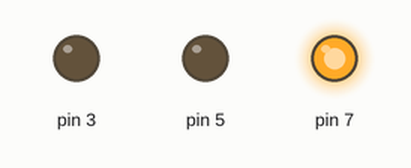
Simulated run of this sketch. Board: Arduino Uno, built with avr-gcc and run on an emulated ATmega328P. On the bench: output pins drawn as LEDs (lit = HIGH).

Above: at 0.5 s.
At 2.2 s:
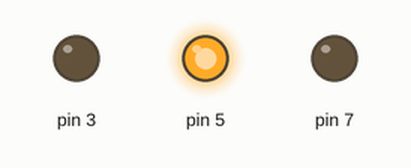
At 3.5 s:
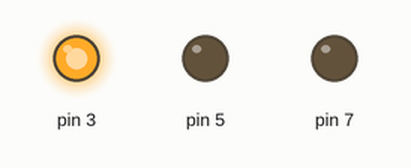
At 4.5 s:
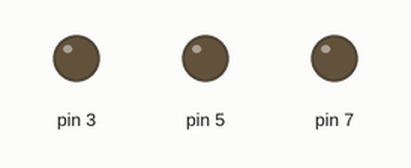
Timing chart, 0 to 6.5 s (numbered marks = the images above):
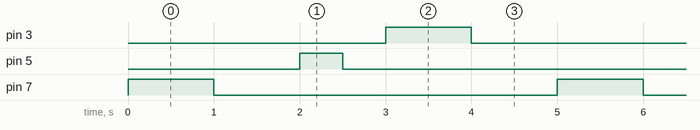

Measured:
- by itself, pin 3, pin 7: alternates HIGH for 1.0 s and LOW for 4.0 s
- by itself, pin 5: alternates HIGH for 0.50 s and LOW for 4.5 s
- by itself, everything shown: repeats every 5.0 s, in 6 steps

The sketch:

super_sango1.ino
```cpp
// C++ code
//
int out = 0;

int in = 0;

void setup()
{
  pinMode(7, OUTPUT);
  pinMode(5, OUTPUT);
  pinMode(3, OUTPUT);
}

void loop()
{
  in = 1000;
  out = 500;
  digitalWrite(7, HIGH);
  delay(in); // Wait for in millisecond(s)
  digitalWrite(7, LOW);
  delay(in); // Wait for in millisecond(s)
  digitalWrite(5, HIGH);
  delay(out); // Wait for out millisecond(s)
  digitalWrite(5, LOW);
  delay(out); // Wait for out millisecond(s)
  digitalWrite(3, HIGH);
  delay(in); // Wait for in millisecond(s)
  digitalWrite(3, LOW);
  delay(in); // Wait for in millisecond(s)
}
```
